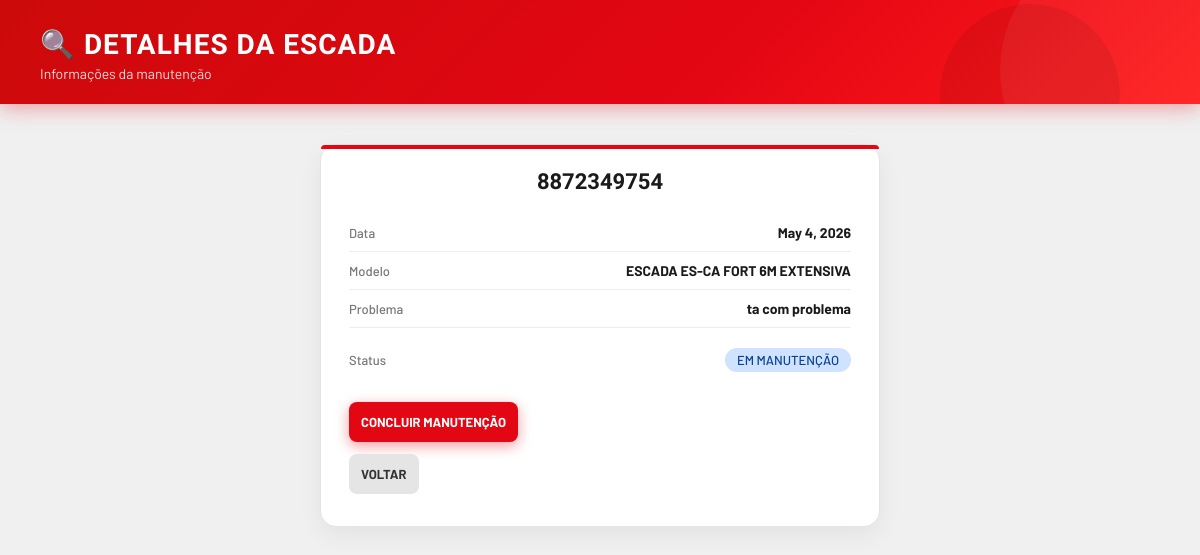
Screenshot of /escadas/5/ with the database file from the repository.
### manutencao_app/models.py (models this page shows, shortened)
class Escada(models.Model):
    codigo = models.CharField(max_length=20)
    data_envio = models.DateField()
    problema = models.CharField(max_length=100)
    STATUS_CHOICE = [
        ('pendente', 'Pendente'),
        ('em_manutencao', 'Em manutenção'),
        ('concluida', 'Concluída'),
    ]
    MODELO_CHOICE = [
        ('escada_es-ca_fort_tesoura_pequena', 'ESCADA ES-CA FORT TESOURA PEQUENA'),
        ('escada_es-ca_fort_6m_extensiva', 'ESCADA ES-CA FORT 6M EXTENSIVA'),
    ]
    modelo = models.CharField(max_length=40, choices=MODELO_CHOICE, default='')
    status = models.CharField(max_length=20, choices=STATUS_CHOICE, default='pendente')

### manutencao_app/views.py (the view)
# urls.py: path('escadas/<int:id>/', views.detalhe_escada, name='detalhe_escada'),
def detalhe_escada(request, id):
    escada = get_object_or_404(Escada, id=id)
    return render(request, 'manutencao_app/detalhe_escada.html', {'escada': escada})

### manutencao_app/templates/manutencao_app/detalhe_escada.html (shortened to what this page needs)
{% extends 'manutencao_app/base.html' %}
{% load static %}
{% block extra_css %}
<link rel="stylesheet" href="{% static 'manutencao_app/detalhe_escada.css' %}">
{% endblock %}
{% block conteudo %}
<div class="topo">
    <h1>🔍 Detalhes da Escada</h1>
    <p>Informações da manutenção</p>
</div>
<div class="container-detalhe">
    <div class="card-detalhe">
    <h2>{{ escada.codigo }}</h2>
    <div class="info">
        <span>Data</span>
        <strong>{{ escada.data_envio }}</strong>
    </div>
    <div class="info">
        <span>Modelo</span>
        <strong>{{ escada.get_modelo_display }}</strong>
    </div>
    <div class="info">
        <span>Problema</span>
        <strong>{{ escada.problema }}</strong>
    </div>
    <div class="info status-linha">
        <span>Status</span>
        <span class="status {{ escada.status }}">{{ escada.get_status_display }}</span>
    </div>
    <div class="botoes">
        {% if escada.status != 'concluida' %}
        <a href="{% url 'concluir_escada' escada.id %}">
            <button class="botao concluir">Concluir manutenção</button>
        </a>
        {% endif %}
        <a href="{% url 'lista_escadas' %}">
            <button class="botao voltar">Voltar</button>
        </a>
    </div>
</div>
{% endblock %}

### manutencao_app/static/manutencao_app/style.css (style rules this page uses)
*, *::before, *::after { margin: 0; padding: 0; box-sizing: border-box; }
body { font-family: Arial, sans-serif; background: #f0f0f0; color: #1a1a1a; }
button { cursor: pointer; }
a { text-decoration: none; color: inherit; }

### manutencao_app/static/manutencao_app/detalhe_escada.css (style rules this page uses)
body { background: #f0f0f0; font-family: 'Barlow', sans-serif; color: #1a1a1a; }
.topo { background: linear-gradient(135deg, #cc0a0a 0%, #e30613 60%, #ff1a1a 100%); padding: 28px 40px 22px; position: relative; overflow: hidden; box-shadow: 0 4px 20px rgba(227,6,19,0.35); }
.topo::before { content: ''; position: absolute; right: -60px; top: -60px; width: 260px; height: 260px; border-radius: 50%; background: rgba(255,255,255,0.06); }
.topo::after { content: ''; position: absolute; right: 80px; bottom: -80px; width: 180px; height: 180px; border-radius: 50%; background: rgba(0,0,0,0.07); }
.topo h1 { font-family: 'Barlow Condensed', sans-serif; font-size: 28px; font-weight: 800; color: #fff; text-transform: uppercase; letter-spacing: 1px; }
.topo p { color: rgba(255,255,255,0.85); font-size: 14px; margin-top: 4px; }
.container-detalhe { max-width: 600px; margin: 40px auto; padding: 0 20px; }
.card-detalhe { background: #fff; border-radius: 16px; border: 1px solid #e4e4e4; padding: 32px 28px; box-shadow: 0 8px 25px rgba(0,0,0,0.06); display: flex; flex-direction: column; gap: 10px; }
.card-detalhe h2 { font-family: 'Barlow Condensed', sans-serif; font-size: 22px; font-weight: 700; text-align: center; text-transform: uppercase; margin-bottom: 16px; }
.status { display: inline-block; margin-left: 8px; padding: 4px 12px; border-radius: 20px; font-size: 11px; font-weight: 700; text-transform: uppercase; }
.status.em_manutencao { background: #cfe2ff; color: #084298; }
.botoes { display: flex; flex-direction: column; gap: 12px; margin-top: 20px; }
.botao { padding: 12px; border-radius: 8px; border: none; font-family: 'Barlow', sans-serif; font-weight: 700; font-size: 13px; text-transform: uppercase; cursor: pointer; transition: 0.2s; }
.botao.concluir { background: #e30613; color: white; box-shadow: 0 4px 14px rgba(227,6,19,0.4); }
.botao.voltar { background: #e5e5e5; color: #333; }
.info { display: flex; justify-content: space-between; align-items: center; padding: 10px 0; border-bottom: 1px solid #eee; }
.info span { font-size: 13px; color: #777; font-weight: 500; }
.info strong { font-size: 14px; color: #1a1a1a; }
.status-linha { border-bottom: none; margin-top: 10px; }
.card-detalhe { gap: 0; }
.card-detalhe h2 { margin-bottom: 20px; }
.card-detalhe::before { content: ''; display: block; height: 4px; background: #e30613; border-radius: 16px 16px 0 0; margin: -32px -28px 20px; }

### rows the page displays
Escada: codigo "8872349754", data_envio "May 4, 2026", modelo "ESCADA ES-CA FORT 6M EXTENSIVA", problema "ta com problema", status "EM MANUTENÇÃO"
